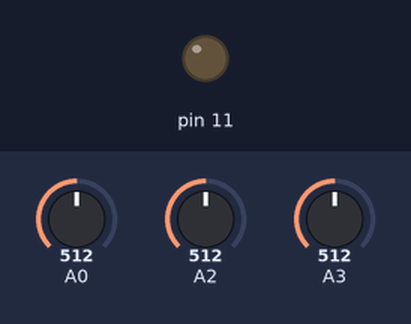
A sketch run on a simulated Arduino Uno, built with avr-gcc and run on an emulated ATmega328P. Parts: output pins drawn as LEDs (lit = HIGH). The test bench sets the inputs (shaded band); at power-on: A0 = 512, A2 = 512, A3 = 512. What the sketch prints to the serial monitor is not drawn.

Above: at 1.2 s.
1.3 s: A0 set to 998
2.8 s: A0 set to 1011
At 4.0 s:
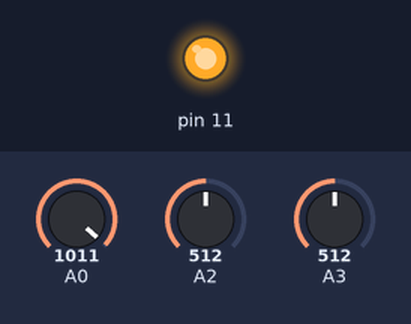
4.3 s: A0 set to 0
At 5.1 s:
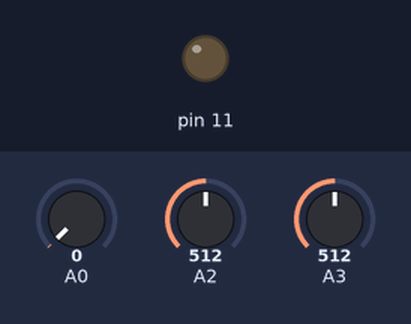
Timing chart, 0 to 7.3 s (numbered marks = the images above; inputs shaded):
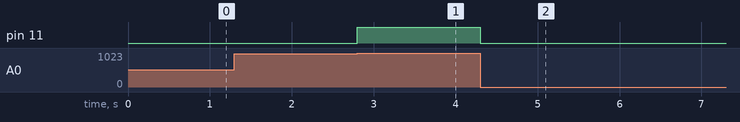

The sketch:

slime1.ino
```cpp
int x2 =0;
int x3= 0;
int v = 0;
int v0 = 500;
int deltav0 = 100;
void setup() {
  Serial.begin(115200);
  pinMode(11,OUTPUT);
  digitalWrite(11,LOW);
}

void loop() {
    x2 = 1023 - analogRead(A2);
    x3 = 1023 - analogRead(A3);
    v0 = x2;
    deltav0 = x3;
    v = analogRead(A0);
    if(v > v0 + deltav0 || v > 1010){
        digitalWrite(11,HIGH);
    }
    if(v < v0 - deltav0 || v < 10){
        digitalWrite(11,LOW);
    }
    Serial.println(v);
 //   delay(1);
}
```

Measured:
- the behaviour switches between 1010 and 1011 on A0 (found by bisection; images 0 and 1)
- after the input at 2.8 s, pin 11: LOW → HIGH at once
- after the input at 4.3 s, pin 11: HIGH → LOW at once
